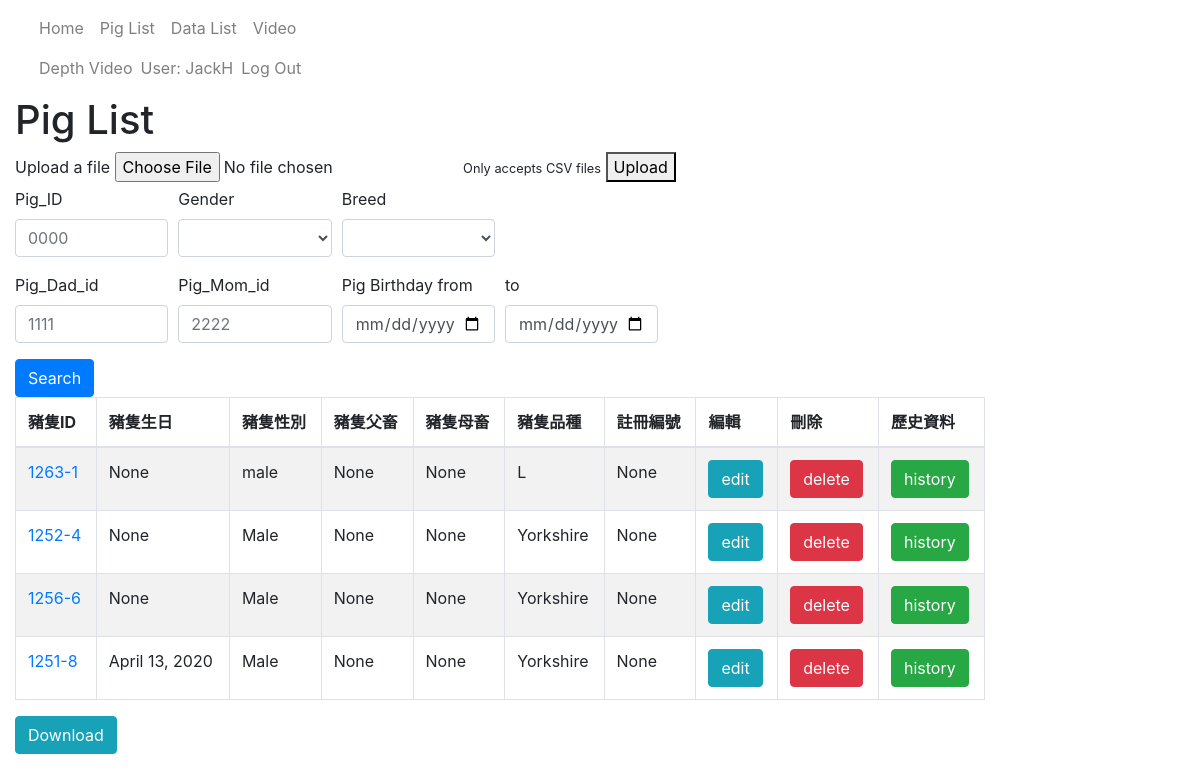
The page /catalog/pigs/ (signed in) on the database its author committed.
### catalog/models.py (models this page shows, shortened)
class Pig(models.Model):
    pig_id = models.CharField(max_length=20,primary_key=True, help_text='Input birth year(XX) + ear tag')
    birth = models.DateField(null=True, blank=True)
    gender = models.CharField(max_length=100,null=True, blank=True)
    dad_id = models.CharField(max_length=100,null=True, blank=True)
    mom_id = models.CharField(max_length=100,null=True, blank=True)
    breed_choice = [
        ('L', 'Landrace'),
        ('Y', 'Yorkshire'),
        ('D', 'Duroc'),
    ]
    breed = models.CharField(max_length=10, choices = breed_choice, help_text='Pig\'s breed')
    registration_number = models.CharField(max_length=6, null = True, blank=True)

### catalog/views.py (the view)
# urls.py: path('pigs/', views.PigListView, name='pigs'),
def PigListView(request):
    model = Pig
    fields = ['pig_id', 'birth', 'gender', 'dad_id', 'mom_id', 'breed', 'registration_number']
    model_history = Pig_history
    template = 'pig_list.html'
    if request.method == 'GET':
        qs = listfilter(request,model,fields)
        context = {'list':qs}
        return render(request,template,context)
    elif request.method == 'POST':
        upload_csv(request, model, fields, model_history)
        qs = listfilter(request,model,fields)
        context = {'list':qs}
        return render(request,template,context)

### catalog/views.py (called while the page is built)
def is_valid_queryparam(param):
    return (param != '' and param is not None)

def listfilter(request, model, fields):
    global qs
    qs = model.objects.all()
    for field in fields:
        param = request.GET.get(field)
        if is_valid_queryparam(param):
            qs = qs.filter(**{field:param})
        else:
            param_up_down = ['_min', '_max']
            field_up_down = ['__gte', '__lt']
            for i in range(2):
                param_range = str(field) + str(param_up_down[i])
                field_range = str(field) + str(field_up_down[i])
                param = request.GET.get(param_range)
                if is_valid_queryparam(param):
                    qs = qs.filter(**{field_range:param})
    return qs

### catalog/templates/pig_list.html (shortened to what this page needs)
{% extends "base_generic.html" %}
{% block content %}
	<h1>Pig List</h1>
	<form action="" method="POST" enctype="multipart/form-data">
		<label for="file1"> Upload a file</label>
		<input type="file" id="file1" name="files">
		<small>Only accepts CSV files</small>
		<button type="submit">Upload</button>
	</form>
	<form method="GET" action="." >
		<div class="form-row">
			<div class="form-group col-md-2">
				<label for="inputpig_id">Pig_ID</label>
				<input type="text" class="form-control" id="inputpig_id" placeholder="0000" name="pig_id">
			</div>
			<div class="form-group col-md-2">
				<label for="intputpig_gender">Gender</label>
				<select id="intputpig_gender" class="form-control" name="gender">
					<option selected></option>
					<option>Male</option>
				</select>
			</div>
			<div class="form-group col-md-2">
				<label for="intputpig_breed">Breed</label>
				<select id="intputpig_breed" class="form-control" name="breed">
					<option selected></option>
					<option>Landrace</option>
				</select>
			</div>
		</div>
		<div class="form-row">
			<div class="form-group col-md-2">
				<label for="inputpig_birthmin">Pig_Dad_id</label>
				<input type="text" class="form-control" id="inputpig_dad_id" placeholder="1111" name="dad_id">
			</div>
			<div class="form-group col-md-2">
				<label for="inputpig_birthmax">Pig_Mom_id</label>
				<input type="text" class="form-control" id="inputpig_mom__id" placeholder="2222" name="mom_id">
			</div>
			<div class="form-group col-md-2">
				<label for="inputpig_birthmin">Pig Birthday from</label>
				<input type="date" class="form-control" id="inputpig_birthmin" placeholder="YYYY-MM-DD" name="birth_min" >
			</div>
			<div class="form-group col-md-2">
				<label for="inputpig_birthmax">to</label>
				<input type="date" class="form-control" id="inputpig_birthmax"  placeholder="YYYY-MM-DD" name="birth_max">
			</div>
		</div>
		<button type="submit" class="btn btn-primary">Search</button>
		<table class="table table-bordered table-striped">
			<thead>
				<tr class="row100 head">
					<th class="cell100 column1">豬隻ID</th>
					<th class="cell100 column2">豬隻生日</th>
					<th class="cell100 column3">豬隻性別</th>
					<th class="cell100 column4">豬隻父畜</th>
					<th class="cell100 column5">豬隻母畜</th>
					<th class="cell100 column6">豬隻品種</th>
					<th class="cell100 column6">註冊編號</th>
					{% if user.is_authenticated %}
						<th class="cell100 column7">編輯</th>
						<th class="cell100 column8">刪除</th>
					{% endif %}
					<th class="cell100 column9">歷史資料</th>
				</tr>
			</thead>
			<tbody>
				{% if list %}
				{% for pig in list %}
				<tr>
					<td><a href="{% url 'pig-detail' pig.pk %}">{{ pig.pig_id }}</a></td>
					<td>{{ pig.birth }}</td>
					<td>{{ pig.gender }}</td>
					<td>{{ pig.dad_id }}</td>
					<td>{{ pig.mom_id }}</td>
					<td>{{ pig.breed }}</td>
					<td>{{ pig.registration_number}}</td>
					{% if user.is_authenticated %}
						<td><a href="{% url 'pig-update' pig.pk %}" class="btn btn-info">edit</a></td>
						<td><a href="{% url 'pig-delete' pig.pk %}" class="btn btn-danger">delete</a></td>
					{% endif %}
					<td><a href="{% url 'pig-history' pig.pk %}" class="btn btn-success">history</a></td>
				</tr>
				{% endfor %}
				{% else %}
				<tr>
					<td>There are no pig in the library.</td>
				</tr>
				{% endif %}
			</tbody>
		</table>
		<a href="{% url 'downloadpiglist' %}" class="btn btn-info">Download</a>
	</form>
{% endblock %}

### catalog/templates/base_generic.html (shortened to what this page needs)
<!DOCTYPE html>
<html lang="en">
<head>
  <link rel="stylesheet" href="https://stackpath.bootstrapcdn.com/bootstrap/4.1.3/css/bootstrap.min.css">
  {% load static %}
</head>
<body>
    <nav class="navbar navbar-light navbar-expand-md">
        <div class="container-fluid">
            <div class="collapse navbar-collapse"
                id="navcol-1">
                <ul class="nav navbar-nav main-nav" style="width: 380px;">
                    <li class="nav-item" role="presentation"><a class="nav-link" id="home" href="{% url 'index' %}">Home </a></li>
                    <li class="nav-item" role="presentation"><a class="nav-link" href="{% url 'pigs' %}">Pig List</a></li>
                    <li class="nav-item" role="presentation"><a class="nav-link" href="{% url 'datas' %}">Data List</a></li>
                    <li class="nav-item" role="presentation"><a class="nav-link" href="{% url 'videos' %}">Video</a></li>
                    <li class="nav-item" role="presentation"><a class="nav-link" href="{% url 'depth_videos' %}">Depth Video</a></li>
                    {% if user.is_authenticated %}
                     <li class="navbar-text" style="margin-bottom: -15px;">User: {{user.get_username}}<li>
                     <li class="nav-item" role="presentation"><a class="nav-link" href="{% url 'logout'%}?next={{request.path}}">Log Out</a></li>
                    {% else %}
                     <li class="nav-item" role="presentation"><a class="nav-link" href="{% url 'login'%}?next={{request.path}}">Log In</a></li>
                    {% endif %}
                 </ul>
             </div>
        </div>
    </nav>
      <div class="col-sm-10 ">
      {% block content %}{% endblock %}
      </div>
</body>
</html>

### rows shown on the page
Pig: pig_id "1263-1", birth "None", gender "male", dad_id "None", mom_id "None", breed "L", registration_number "None"
Pig: pig_id "1252-4", birth "None", gender "Male", dad_id "None", mom_id "None", breed "Yorkshire", registration_number "None"
Pig: pig_id "1256-6", birth "None", gender "Male", dad_id "None", mom_id "None", breed "Yorkshire", registration_number "None"
Pig: pig_id "1251-8", birth "April 13, 2020", gender "Male", dad_id "None", mom_id "None", breed "Yorkshire", registration_number "None"

### other values the page prints
{{ user.get_username }} "JackH"
